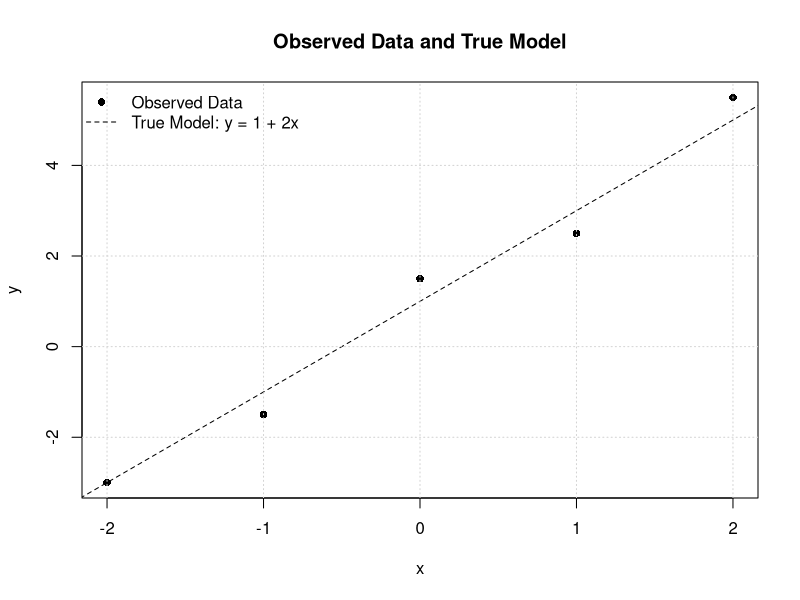
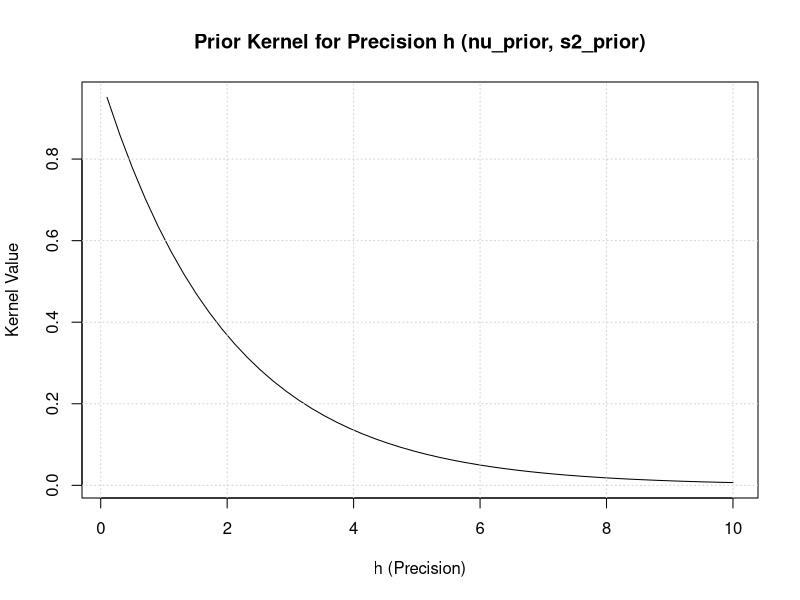
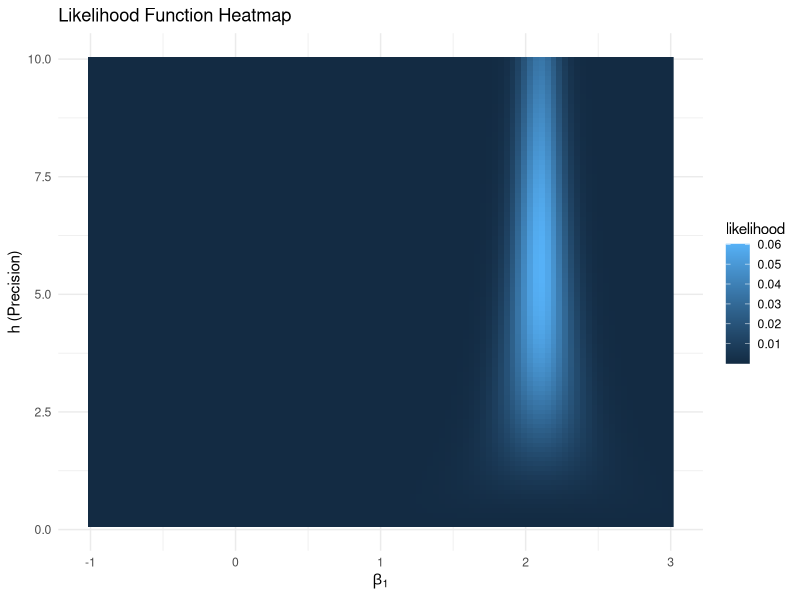
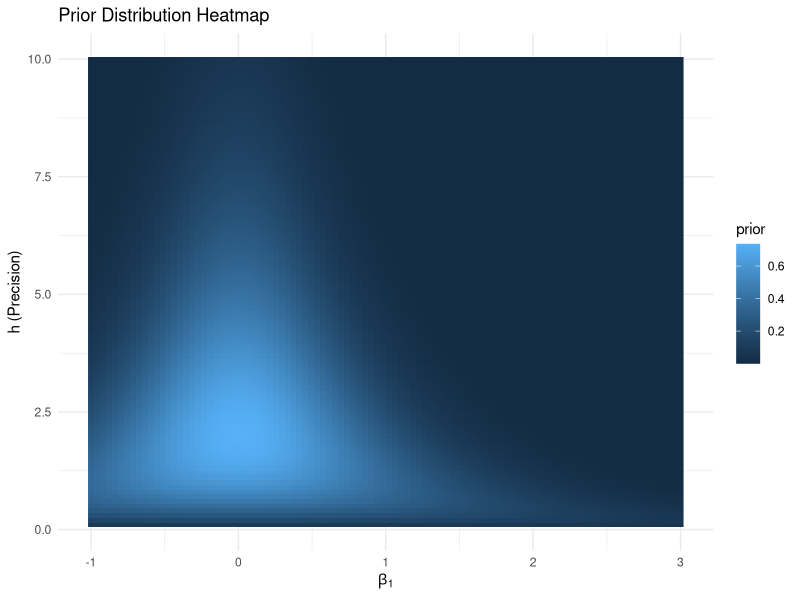
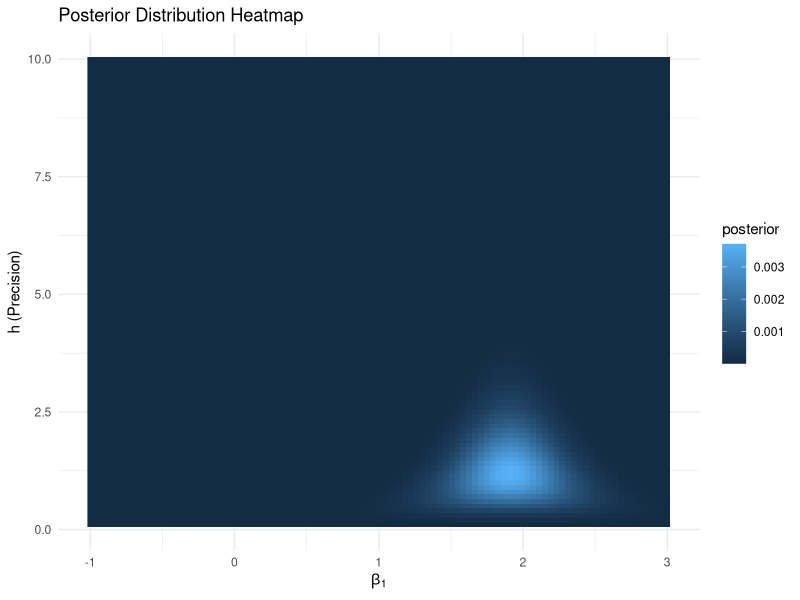
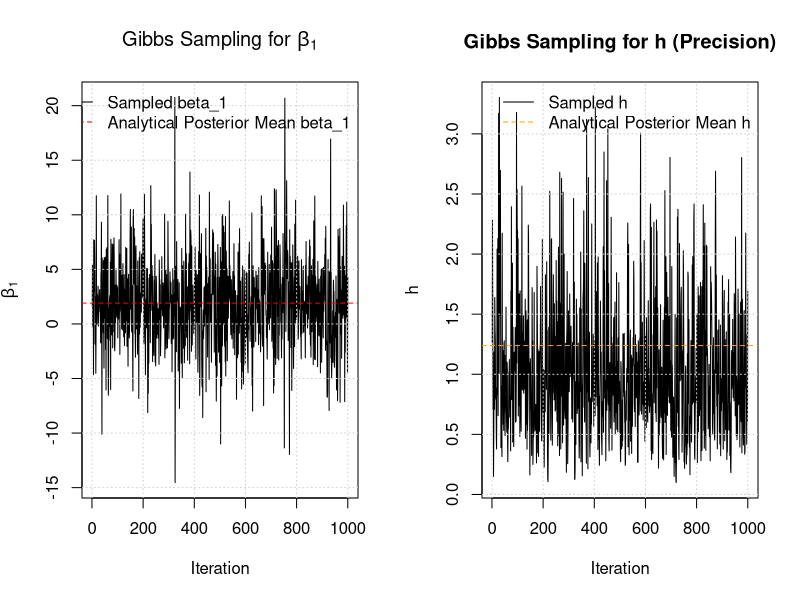

The R source for these figures, in order:
## ---- chunk 1
rm(list = ls(all = TRUE))
## ---- chunk 2
knitr::opts_chunk$set(
  block.title = TRUE,
  fig.align = "center",
  results = "hold",
  fig.show = "hold",
  message = FALSE,
  warning = FALSE,
  class.source = 'fold-hide'
)
knitr::opts_hooks$set(label = function(options) {
  options$before = paste0('<div>Chunk: ', options$label, '</div>')
  return(options)
})
## ---- chunk 3
set.seed(1111)
## ---- chunk 4
# Packages (Python -> R)
library(ggplot2)
library(MASS)   # mvrnorm for Gibbs sampling
## ---- chunk 5
calculate_bayesian_analytical_solution <- function(y, X, beta_prior, Q_prior, nu_prior, s2_prior) {
  n <- nrow(X)  # Number of observations
  XTX <- t(X) %*% X
  XTy <- t(X) %*% y
  Q_posterior <- XTX + Q_prior
  beta_posterior <- solve(Q_posterior, XTy + Q_prior %*% beta_prior)
  nu_posterior <- nu_prior + n

  term1 <- nu_prior * s2_prior
  term2 <- t(y) %*% y
  term3 <- t(beta_prior) %*% Q_prior %*% beta_prior
  term4 <- t(beta_posterior) %*% Q_posterior %*% beta_posterior

  nu_s2_posterior_sum <- term1 + term2 + term3 - term4
  s2_posterior <- as.numeric(nu_s2_posterior_sum[1, 1] / nu_posterior)

  list(
    beta_posterior = beta_posterior,
    Q_posterior    = Q_posterior,
    nu_posterior   = nu_posterior,
    s2_posterior   = s2_posterior
  )
}
## ---- chunk 6
### データ生成
x_val <- c(-2, -1, 0, 1, 2)
y_val <- c(-3.0, -1.5, 1.5, 2.5, 5.5)
n <- length(x_val) # サンプルサイズ T=5
X <- cbind(1, x_val)
y <- matrix(y_val, ncol = 1)
beta_true <- matrix(c(1.0, 2.0), ncol = 1)
k <- ncol(X) # パラメータ数 k=2 (beta0, beta1)
## ---- chunk 7
### プロット
x_model <- seq(min(x_val) - 1, max(x_val) + 1, length.out = 100)
y_true_model <- 1 + 2 * x_model

plot(x_val, y_val, pch = 16, xlab = "x", ylab = "y",
     main = "Observed Data and True Model")
lines(x_model, y_true_model, lty = 2)
grid()
legend("topleft",
       legend = c("Observed Data", "True Model: y = 1 + 2x"),
       pch = c(16, NA), lty = c(NA, 2), bty = "n")
## ---- chunk 8
XTX <- t(X) %*% X
XTy <- t(X) %*% y
beta_hat <- solve(XTX, XTy)
SSE <- sum((y - X %*% beta_hat)^2)
s2_ols <- SSE / (n - k)
cat("OLS betahat:\n"); print(beta_hat)
## ---- chunk 9
### 尤度関数
calculate_likelihood <- function(beta, h, y, X) {
  N <- length(y)
  constant_part <- (h / (2 * pi))^(N / 2) # (h/2pi)^(N/2)
  residual <- y - X %*% beta
  sse <- t(residual) %*% residual
  exponential_part <- exp(- h/2 * sse)
  as.numeric(constant_part * exponential_part)
}
## ---- chunk 10

### 尤度関数プロット
beta1_range <- seq(-0.5, 2.5, length.out = 11)

h_values <- c(1.0, 2.0, 3.0)
cols <- c("blue", "green", "red")
labs <- paste0("h = ", h_values)

# plot(NA, xlim = range(beta1_range), ylim = c(0, NA),
#      xlab = expression(beta[1]),
#      ylab = expression(L(beta[1]~"|"~beta[0]==1,~h)),
#      main = expression("Likelihood function  " * L(beta[1]~"|"~beta[0]==1,~h)))

# for (i in seq_along(h_values)) {
#   h_val <- h_values[i]
#   kernel_values <- numeric(length(beta1_range))
#   for (j in seq_along(beta1_range)) {
#     beta1_val <- beta1_range[j]
#     beta_vector <- matrix(c(beta_true[1,1], beta1_val), ncol = 1)
#     kernel_values[j] <- calculate_likelihood(beta_vector, h_val, y, X)
#   }
#   lines(beta1_range, kernel_values, type = "b", col = cols[i])
# }
# 
# grid()
# legend("topright", legend = labs, col = cols, lty = 1, pch = 1, bty = "n")
## ---- chunk 11

# 3. 事前分布パラメータ (Informative Prior: Normal-Gamma)
beta_prior <- matrix(c(0.0, 0.0), ncol = 1) # 事前平均: beta = [0, 0]'
Q_prior <- diag(k) * 1.0                   # 事前精度行列 Q (確信度): Q = diag(1, 1)
nu_prior <- 2.0                            # 事前自由度/スケール
s2_prior <- 0.5                            # 事前分散の目安 E[sigma^2] = 0.5 -> E[h] = 2
## ---- chunk 12

calculate_h_prior_kernel <- function(h_param, nu, s2) {
  alpha <- nu / 2.0
  beta  <- (nu * s2) / 2.0
  if (h_param <= 0) return(0.0)
  (h_param^(alpha - 1)) * exp(-beta * h_param)
}
## ---- chunk 13

h_range <- seq(0.1, 10.0, length.out = 50)

# 計算結果を保存するリスト
kernel_values_h <- numeric(length(h_range))

for (i in seq_along(h_range)) {
  h_point <- h_range[i]
  kernel_values_h[i] <- calculate_h_prior_kernel(h_point, nu_prior, s2_prior)
}

# 結果をプロット
plot(h_range, kernel_values_h, type = "l",
     xlab = "h (Precision)", ylab = "Kernel Value",
     main = "Prior Kernel for Precision h (nu_prior, s2_prior)")
grid()
## ---- chunk 14

calculate_conditional_posterior_beta_kernel <- function(beta, beta_bar, h, Q_bar) {
  k <- length(beta)
  deviation <- beta - beta_bar
  quadratic_form <- t(deviation) %*% Q_bar %*% deviation
  as.numeric((h^(k/2)) * exp(-0.5 * h * quadratic_form[1,1]))
}
## ---- chunk 15
# 
# beta1_range <- seq(-0.5, 2.5, length.out = 11)
# beta0_fixed <- 1.0
# 
# h_values <- c(1.0, 2.0, 3.0)
# cols <- c("blue", "green", "red")
# labs <- paste0("h = ", h_values)
# 
# plot(NA, xlim = range(beta1_range), ylim = c(0, NA),
#      xlab = expression(beta[1]), ylab = "Kernel Value",
#      main = expression("Posterior Kernel for " * beta[1] * " (" * beta[0]==1.0 * ", Prior)"))
# 
# for (i in seq_along(h_values)) {
#   h_val <- h_values[i]
#   kernel_values <- numeric(length(beta1_range))
#   for (j in seq_along(beta1_range)) {
#     beta1_val <- beta1_range[j]
#     beta_vector <- matrix(c(beta0_fixed, beta1_val), ncol = 1)
#     kernel_values[j] <- calculate_conditional_posterior_beta_kernel(beta_vector, beta_prior, h_val, Q_prior)
#   }
#   lines(beta1_range, kernel_values, type = "b", col = cols[i])
# }
# 
# grid()
# legend("topright", legend = labs, col = cols, lty = 1, pch = 1, bty = "n")
## ---- chunk 16

# Call the function with existing data and prior parameters
post <- calculate_bayesian_analytical_solution(y, X, beta_prior, Q_prior, nu_prior, s2_prior)

beta_post_analytical <- post$beta_posterior
Q_post_analytical    <- post$Q_posterior
nu_post_analytical   <- post$nu_posterior
s2_post_analytical   <- post$s2_posterior

cat("Analytical Posterior Mean for Beta:\n"); print(beta_post_analytical)
cat("\nAnalytical Posterior Precision Matrix for Beta (Q_posterior):\n"); print(Q_post_analytical)
cat("\nAnalytical Posterior Degrees of Freedom (nu_posterior):", nu_post_analytical, "\n")
cat("\nAnalytical Posterior Scale for Sigma^2 (s2_posterior):", s2_post_analytical, "\n")
## ---- chunk 17
# 
# # Parameters for the marginal posterior t-distribution of beta_1
# df_beta1 <- nu_post_analytical
# loc_beta1 <- beta_post_analytical[2,1]  # beta_1 is the 2nd element
# 
# # Calculate the inverse of Q_post_analytical
# inv_Q_post_analytical <- solve(Q_post_analytical)
# 
# # NOTE:
# # In the original ipynb cell, the line after `if nu_post_analytical > 2:` was abbreviated as `...`.
# # Here we fill it using the standard conjugate Normal-Gamma result:
# # marginal beta_j | y ~ t_{nu_post}(mean = beta_post[j], scale = sqrt(s2_post * (Q_post^{-1})[j,j])).
# 
# if (nu_post_analytical > 2) {
#   scale_beta1_std <- sqrt(s2_post_analytical * inv_Q_post_analytical[2,2])
# } else {
#   scale_beta1_std <- NA_real_
# }
# 
# beta1_range <- seq(-0.5, 3.5, length.out = 200)
# 
# # R's dt() has no (loc, scale), so we apply the location-scale transform explicitly:
# posterior_pdf_values <- dt((beta1_range - loc_beta1)/scale_beta1_std, df = df_beta1) / scale_beta1_std
# 
# plot(beta1_range, posterior_pdf_values, type = "l",
#      xlab = expression(eta[1]), ylab = "Density",
#      main = expression("Marginal Posterior PDF for " * eta[1]))
# abline(v = beta_true[2,1], lty = 2, col = "red")
# abline(v = beta_hat[2,1],  lty = 3, col = "green")
# abline(v = loc_beta1,      lty = 4, col = "blue")
# grid()
# legend("topright",
#        legend = c(
#          sprintf("True eta_1 (%.1f)", beta_true[2,1]),
#          sprintf("OLS betahat_1 (%.1f)", beta_hat[2,1]),
#          sprintf("Posterior Mean beta_1 (%.2f)", loc_beta1)
#        ),
#        lty = c(2,3,4), col = c("red","green","blue"), bty = "n")
## ---- chunk 18

beta1_grid <- seq(-1, 3, length.out = 100)
h_grid <- seq(0.1, 10, length.out = 100)
grid_df <- expand.grid(beta1 = beta1_grid, h = h_grid)

cat("beta1_grid length:", length(beta1_grid), "\n")
cat("h_grid length:", length(h_grid), "\n")
cat("grid_df rows:", nrow(grid_df), "\n")
## ---- chunk 19

# Likelihood on the (beta1, h) grid
grid_df$likelihood <- 0.0

for (r in seq_len(nrow(grid_df))) {
  beta1_val <- grid_df$beta1[r]
  h_val <- grid_df$h[r]
  beta_vector <- matrix(c(beta_true[1,1], beta1_val), ncol = 1)
  if (h_val > 0) {
    grid_df$likelihood[r] <- calculate_likelihood(beta_vector, h_val, y, X)
  } else {
    grid_df$likelihood[r] <- 0
  }
}

cat("Likelihood values calculated.\n")
## ---- chunk 20

# Heatmap: likelihood
ggplot(grid_df, aes(x = beta1, y = h, fill = likelihood)) +
  geom_raster() +
  labs(
    title = "Likelihood Function Heatmap",
    x = expression(beta[1]),
    y = "h (Precision)"
  ) +
  theme_minimal()
## ---- chunk 21

# Prior on the (beta1, h) grid
grid_df$prior <- 0.0

for (r in seq_len(nrow(grid_df))) {
  beta1_val <- grid_df$beta1[r]
  h_val <- grid_df$h[r]

  beta_vector <- matrix(c(beta_prior[1,1], beta1_val), ncol = 1)

  if (h_val > 0) {
    h_prior_kernel <- calculate_h_prior_kernel(h_val, nu_prior, s2_prior)
    beta_conditional_prior_kernel <- calculate_conditional_posterior_beta_kernel(
      beta_vector, beta_prior, h_val, Q_prior
    )
    grid_df$prior[r] <- h_prior_kernel * beta_conditional_prior_kernel
  } else {
    grid_df$prior[r] <- 0
  }
}

cat("Prior values calculated.\n")
## ---- chunk 22

ggplot(grid_df, aes(x = beta1, y = h, fill = prior)) +
  geom_raster() +
  labs(
    title = "Prior Distribution Heatmap",
    x = expression(beta[1]),
    y = "h (Precision)"
  ) +
  theme_minimal()
## ---- chunk 23

# Posterior (normalized on the grid)
posterior_unnorm <- grid_df$likelihood * grid_df$prior
sum_post <- sum(posterior_unnorm)

if (sum_post > 0) {
  grid_df$posterior <- posterior_unnorm / sum_post
} else {
  grid_df$posterior <- 0
}

cat("Posterior values calculated.\n")
cat("Sum of posterior values (after normalization):", sum(grid_df$posterior), "\n")
## ---- chunk 24

ggplot(grid_df, aes(x = beta1, y = h, fill = posterior)) +
  geom_raster() +
  labs(
    title = "Posterior Distribution Heatmap",
    x = expression(beta[1]),
    y = "h (Precision)"
  ) +
  theme_minimal()
## ---- chunk 25
# Notation (matching the notes)
#   beta_bar = \bar{\beta}
#   Q_bar    = \bar{Q} = (\underline{Q}^{-1} + X'X)^{-1}
#   nu_bar   = \bar{\nu} = \underline{\nu} + N
#   s2_bar   = \bar{s}^2
#
# Conditional posteriors:
#   beta | h, y ~ N(beta_bar, h^{-1} Q_bar)
#   h | beta, y ~ Gamma(shape = (nu_dot)/2, rate = (nu_dot * s2_dot)/2)
# where
#   nu_dot      = nu_bar + k
#   nu_dot*s2_dot = nu_bar*s2_bar + (beta - beta_bar)' Q_bar^{-1} (beta - beta_bar)

beta_bar <- beta_post_analytical
Q_bar    <- Q_post_analytical
nu_bar   <- nu_post_analytical
s2_bar   <- s2_post_analytical

k <- nrow(beta_bar)  # number of coefficients (dimension of beta)

Qbar_inv <- solve(Q_bar)

# Gibbs setup
h_init <- 1.0
n_samples <- 1000

sampled_betas <- vector("list", n_samples)
sampled_hs <- numeric(n_samples)

current_h <- h_init

for (s in seq_len(n_samples)) {

  # 1) Draw beta | h, y  ~ N(beta_bar, h^{-1} Q_bar)
  cov_beta <- solve(current_h * Qbar_inv)  # (h Q_bar^{-1})^{-1} = (h^{-1} Q_bar)
  drawn_beta <- MASS::mvrnorm(n = 1, mu = as.numeric(beta_bar), Sigma = cov_beta)
  drawn_beta <- matrix(drawn_beta, ncol = 1)
  sampled_betas[[s]] <- drawn_beta

  # 2) Draw h | beta, y
  #    nu_dot = nu_bar + k
  #    nu_dot*s2_dot = nu_bar*s2_bar + (beta-beta_bar)' Q_bar^{-1} (beta-beta_bar)
  #    => rate = (nu_dot*s2_dot)/2 = (nu_bar*s2_bar + quad)/2
  quad <- t(drawn_beta - beta_bar) %*% Qbar_inv %*% (drawn_beta - beta_bar)

  nu_dot <- nu_bar + k
  nu_dot_s2_dot <- nu_bar * s2_bar + as.numeric(quad[1, 1])
  s2_dot <- nu_dot_s2_dot / nu_dot

  shape_h <- nu_dot / 2
  rate_h  <- nu_dot_s2_dot / 2  # = (nu_dot*s2_dot)/2

  current_h <- rgamma(1, shape = shape_h, rate = rate_h)
  sampled_hs[s] <- current_h
}

cat("First 5 sampled betas:\n"); print(sampled_betas[1:5])
cat("\nLast 5 sampled betas:\n"); print(sampled_betas[(n_samples-4):n_samples])

cat("\nFirst 5 sampled hs:\n"); print(sampled_hs[1:5])
cat("\nLast 5 sampled hs:\n"); print(sampled_hs[(n_samples-4):n_samples])

## ---- chunk 26

# Extract beta_1 values from sampled_betas
beta1_samples <- vapply(sampled_betas, function(b) b[2,1], numeric(1))
iterations <- seq_len(n_samples)

par(mfrow = c(1, 2))

# Plot for beta_1
plot(iterations, beta1_samples, type = "l",
     main = expression("Gibbs Sampling for " * beta[1]),
     xlab = "Iteration", ylab = expression(beta[1]))
abline(h = beta_post_analytical[2,1], lty = 2, col = "red")
grid()
legend("topright", legend = c("Sampled beta_1", "Analytical Posterior Mean beta_1"),
       lty = c(1,2), col = c("black","red"), bty = "n")

# Plot for h
plot(iterations, sampled_hs, type = "l",
     main = "Gibbs Sampling for h (Precision)",
     xlab = "Iteration", ylab = "h")
# analytical mean for h under Gamma posterior: E[h] = 1 / s2_dot (same note as in ipynb)
analytical_mean_h <- if (!isTRUE(all.equal(s2_dot, 0))) 1.0 / s2_dot else NA_real_
abline(h = analytical_mean_h, lty = 2, col = "orange")
grid()
legend("topright", legend = c("Sampled h", "Analytical Posterior Mean h"),
       lty = c(1,2), col = c("black","orange"), bty = "n")

par(mfrow = c(1, 1))
